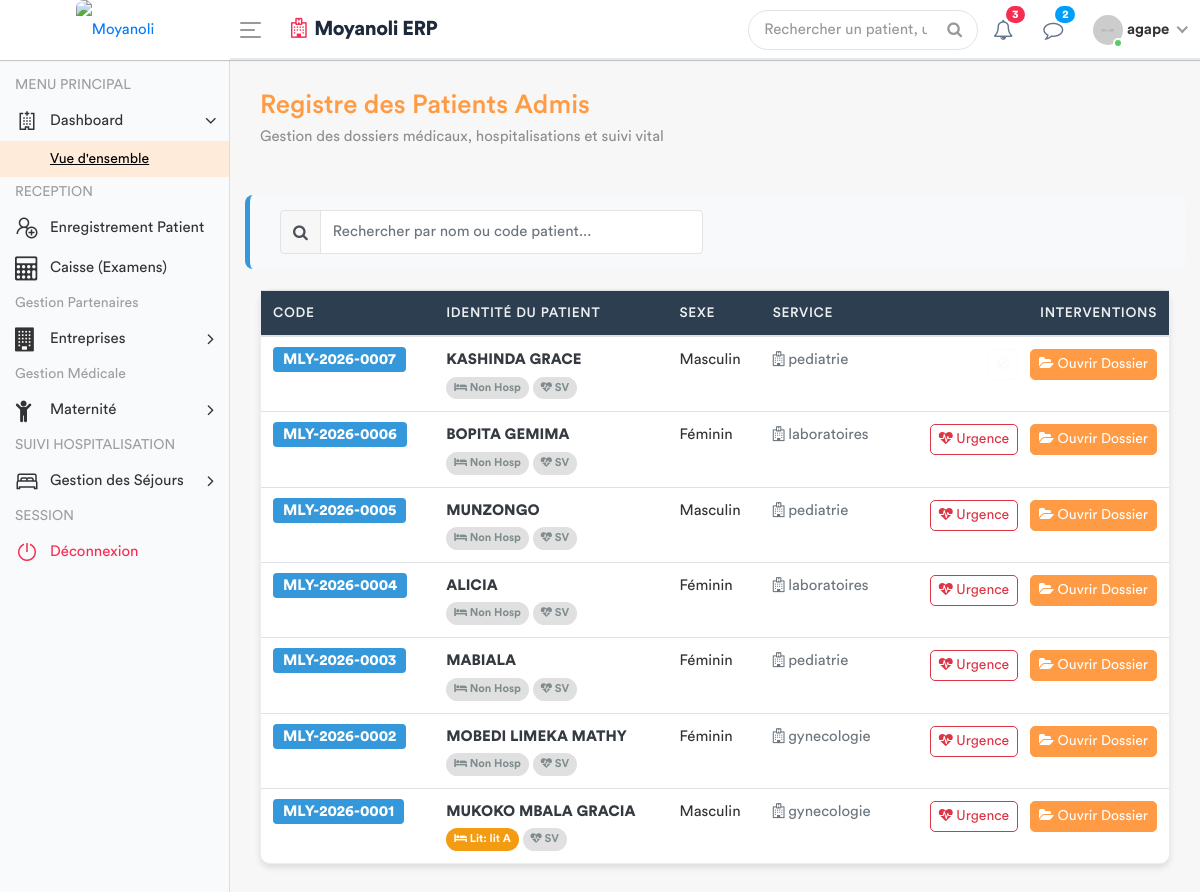
Page /patients/ (signed in) on the earlier database version.
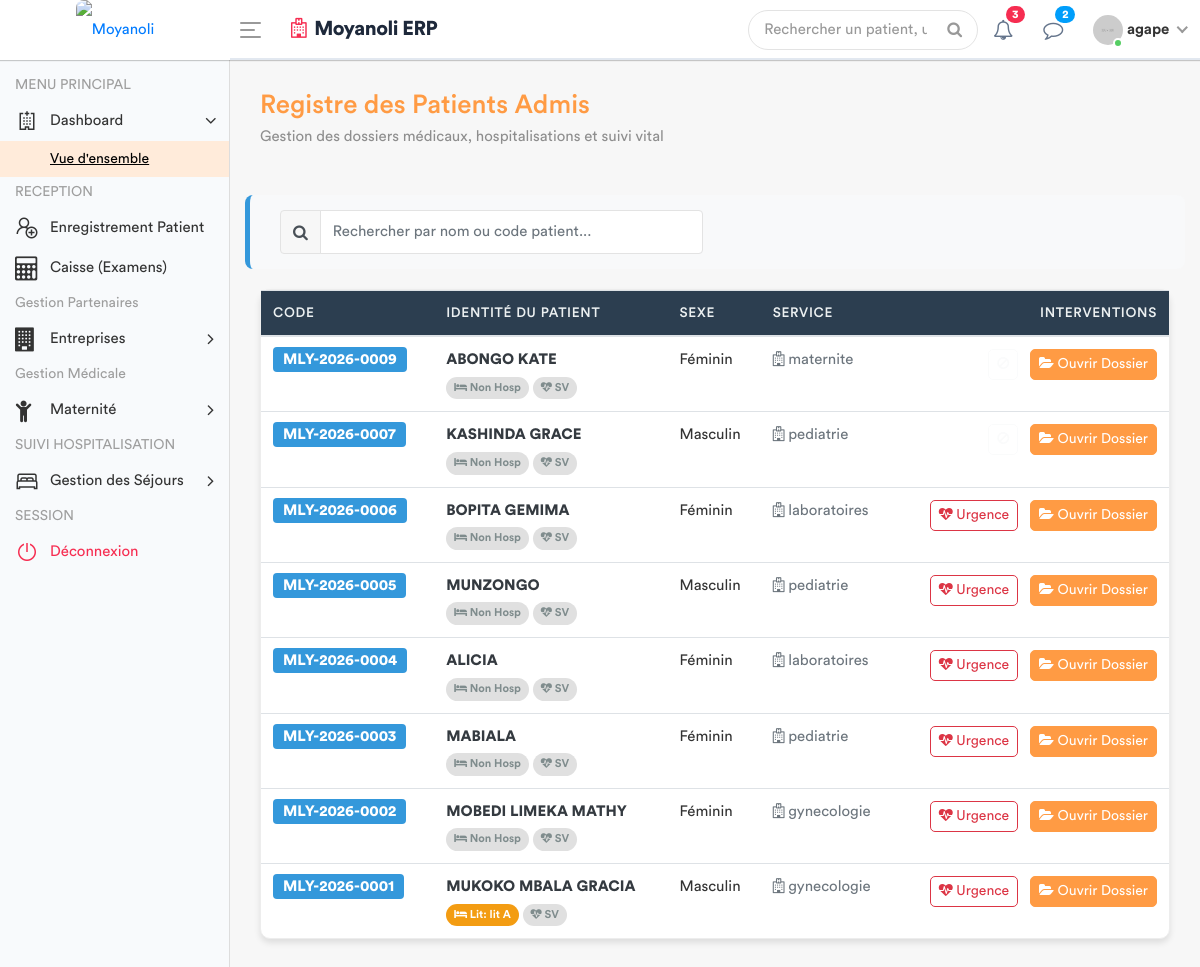
Same page on the later database version.
### apps/models.py (models this page shows, shortened)
class Patient(models.Model):
    code_patient = models.CharField(max_length=20, unique=True, editable=False)
    noms = models.CharField(max_length=100)
    service = models.ForeignKey('Service', on_delete=models.PROTECT, related_name='patients', null=True)
    sexe = models.CharField(max_length=1, choices=[('M', 'Masculin'), ('F', 'Féminin')])
    age = models.CharField(max_length=30)
    adresse = models.TextField()
    telephone = models.CharField(max_length=20)
    fiche_payee = models.BooleanField(default=False) # Pour le 1er passage
    created_by = models.ForeignKey(User, on_delete=models.SET_NULL, null=True, related_name='patients_crees')
    date_creation = models.DateTimeField(auto_now_add=True)
    date_modification = models.DateTimeField(auto_now=True)

class Service(models.Model):
    nom = models.CharField(max_length=100, unique=True)
    description = models.TextField(blank=True, null=True)
    date_creation = models.DateTimeField(default=timezone.now)
    class Meta:
        verbose_name = "Service"
        verbose_name_plural = "Services"

class Hospitalisation(models.Model):
    STATUT_CHOICES = [
        ('EN_COURS', 'En cours'),
        ('TERMINE', 'Terminé'),
        ('ANNULE', 'Annulé'),
    ]
    patient = models.ForeignKey(Patient, on_delete=models.CASCADE, related_name='sejours')
    lit = models.ForeignKey(Lit, on_delete=models.PROTECT, related_name='occupations')
    date_entree = models.DateTimeField(default=timezone.now)
    date_sortie = models.DateTimeField(null=True, blank=True)
    motif_admission = models.TextField()
    statut = models.CharField(max_length=20, choices=STATUT_CHOICES, default='EN_COURS')
    observations = models.TextField(blank=True, null=True)
    class Meta:
        verbose_name = "Hospitalisation"
        verbose_name_plural = "Hospitalisations"

class Lit(models.Model):
    chambre = models.ForeignKey(Chambre, related_name='lits', on_delete=models.CASCADE)
    nom_lit = models.CharField(max_length=50)
    est_occupe = models.BooleanField(default=False)
    est_actif = models.BooleanField(default=True)

### apps/views.py (the view)
# urls.py: path('patients/', views.liste_patients_urgence, name='liste_patients_urgence'),
@login_required
def liste_patients_urgence(request):
    patients = Patient.objects.filter(fiche_payee=True).order_by('-id')
    role = Fonction.objects.filter(userKey=request.user).first()
    fonctionKey = role.fonctionKey.roleName if role and role.fonctionKey else None
    for p in patients:
        p.consultation_active = Consultation.objects.filter(
            triage__patient=p
        ).order_by('-date_creation').first()
        p.hosp_en_cours = Hospitalisation.objects.filter(
            patient=p,
            statut='EN_COURS'
        ).first()
    return render(request, 'back-end/medecin/liste_patients.html', {
        'patients': patients,
        'fonctionKey': fonctionKey
    })

### apps/templates/back-end/medecin/liste_patients.html (shortened to what the changed rows need)
<!DOCTYPE html>
{% load static %}
<html lang="fr">
    <head>
        {% include 'back-end/includes/css.html' %}
    </head>
    <body>
        <div class="main-wrapper">
            <div class="page-wrapper">
                <div class="content container-fluid">
                    <div class="card">
                        <div class="card-body p-0">
                            <div class="table-responsive">
                                <table class="table table-hover mb-0" id="patientTable">
                                    <thead>
                                        <tr>
                                            <th>CODE</th>
                                            <th>IDENTITÉ DU PATIENT</th>
                                            <th>SEXE</th>
                                            <th>SERVICE</th>
                                            <th class="text-right">INTERVENTIONS</th>
                                        </tr>
                                    </thead>
                                    <tbody id="patientTableBody">
                                        {% for patient in patients %}
                                        <tr class="align-middle">
                                            <td><span class="badge-code">{{ patient.code_patient }}</span></td>
                                            <td>
                                                <div class="font-weight-bold text-dark">{{ patient.noms }}</div>
                                                <div>
                                                    <span id="hosp_tab" class="med-tab {% if not patient.hosp_en_cours %}tab-inactive{% endif %}">
                                                        <i class="fa fa-bed"></i> {% if patient.hosp_en_cours %}Lit: {{ patient.hosp_en_cours.lit.nom_lit }}{% else %}Non Hosp{% endif %}
                                                    </span>
                                                    <span id="sv_tab" class="med-tab {% if not patient.a_signes_vitaux %}tab-inactive{% endif %}">
                                                        <i class="fa fa-heartbeat"></i> SV
                                                    </span>
                                                </div>
                                            </td>
                                            <td>{{ patient.get_sexe_display }}</td>
                                            <td><span class="text-secondary"><i class="fa fa-hospital-o"></i> {{ patient.service.nom|default:"Non assigné" }}</span></td>
                                            <td class="text-right">
                                                {% if patient.consultation_active %}
                                                    <a href="{% url 'enregistrer_ordonnance_urgence' patient.consultation_active.id %}"
                                                       class="btn btn-sm btn-outline-danger btn-action mr-2">
                                                        <i class="fa fa-heartbeat"></i> Urgence
                                                    </a>
                                                {% else %}
                                                    <button class="btn btn-sm btn-outline-light mr-2" disabled><i class="fa fa-ban"></i></button>
                                                {% endif %}
                                                <a href="{% url 'dossier_medical_complet' patient.id %}" class="btn btn-sm btn-primary btn-action">
                                                    <i class="fa fa-folder-open"></i> Ouvrir Dossier
                                                </a>
                                            </td>
                                        </tr>
                                        {% empty %}
                                        <tr>
                                            <td colspan="5" class="text-center py-5 text-muted">
                                                <i class="fa fa-folder-open-o fa-3x"></i><br>Aucun dossier patient en attente.
                                            </td>
                                        </tr>
                                        {% endfor %}
                                    </tbody>
                                </table>
                            </div>
                        </div>
                    </div>
                </div>
            </div>
        </div>
    </body>
</html>

Differences in the rows shown:
added Patient: code_patient "MLY-2026-0009", noms "ABONGO KATE", shows "Non Hosp", sexe "Féminin", service.nom "maternite"
